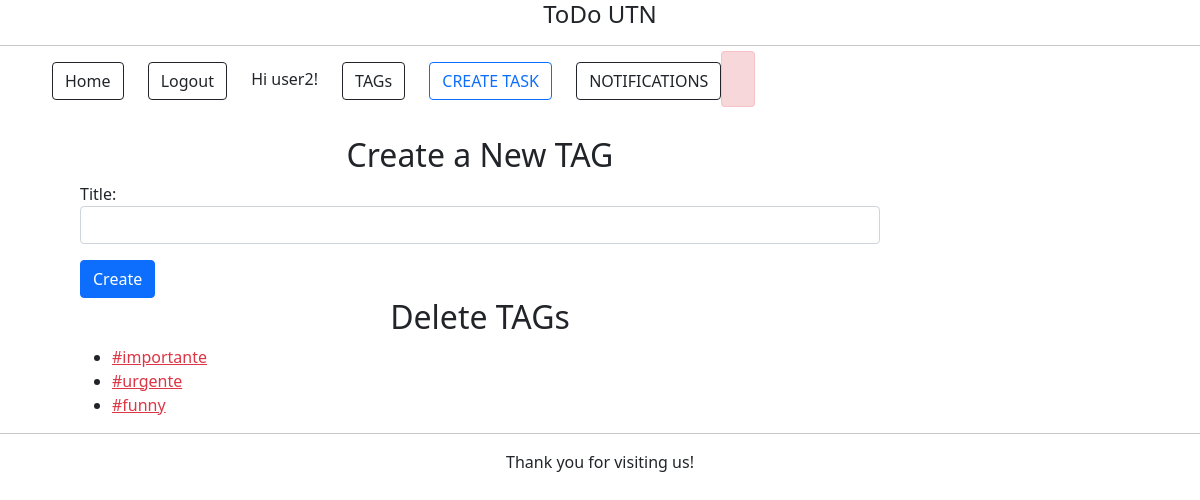
The app's page /tags/admin/ (signed in) with its own data.
### tags/models.py (models this page shows)
class Tag(models.Model):
    title = models.CharField(max_length=15)
    def __str__(self):
        return self.title

### tags/views.py (the view)
@login_required(login_url="/accounts/login/")
def tag_admin(request):
    tags = Tag.objects.all()
    if request.method == 'POST':
        form = forms.CreateTag(request.POST)
        if form.is_valid():
            tag = form.save(commit=False)
            if tag.title[0] != '#':
                tag.title = '#'+tag.title
            tag.save()
        return redirect('tasks:list')
    else:
        tags = Tag.objects.all()
        form = forms.CreateTag()
    return render(request, 'tags/tag_admin.html', {'form': form, 'tags': tags})

### tags/forms.py
class CreateTag(forms.ModelForm):
    class Meta:
        model = models.Tag
        fields = ['title']
        widgets = {
            'title': forms.TextInput(attrs={'class': 'form-control'}),
        }

### tags/templates/tags/tag_admin.html (shortened to what this page needs)
{% extends 'homepage.html' %}
{% block content %}
<br>
<div class="mb-3" style="margin-left: 5em; padding-top 10em; width: 50em;">
    <div class="create-tag">
        <h2>Create a New TAG</h2>
        <form class="site-form" action="{% url 'tags:admin' %}" method="POST">
            {{ form.as_p }}
            <input type="submit"  class="btn btn-primary" value="Create">
        </form>
    </div>
    <div class="delete-tag">
        <h2>Delete TAGs</h2>
        <ul>
        {% for tag in tags %}
            <li>
                <a class="text-danger" href="{% url 'tags:delete' tag_id=tag.id %}">{{ tag }}</a>
            </li>
        {% endfor %}
        </ul>
    </div>
</div>
{% endblock %}

### templates/homepage.html (shortened to what this page needs)
{% load static %}
<!DOCTYPE html>
<html lang="en">
<head>
    <link rel="stylesheet" href="{% static 'styles.css' %}">
    <h1>ToDo UTN</h1>
    <hr>
    <link href="https://cdn.jsdelivr.net/npm/bootstrap@5.1.3/dist/css/bootstrap.min.css" rel="stylesheet"
>
</head>
<header>
<nav>
    <ul>
        <li><a class="btn btn-outline-dark" href="{% url 'home' %}">Home</a></li>
        {% if user.is_authenticated %}
        <li>
            <form action="{% url 'accounts:logout' %}" method="POST">
                <button class="btn btn-outline-dark" type="submit">Logout</button>
            </form>
        </li>
        <li>Hi {{ user.username }}!</li>
        {% else %}
        <li><a class="btn btn-outline-dark" href="{% url 'accounts:login' %}">Login</a></li>
        <li><a class="btn btn-outline-dark" href="{% url 'accounts:signup' %}">Signup</a></li>
        {% endif %}
        <li><a class="btn btn-outline-dark" href="{% url 'tags:admin' %}">TAGs</a></li>
        <li><a class="btn btn-outline-primary" href="{% url 'tasks:create' %}">CREATE TASK</a> </li>
        <li><a class="btn btn-outline-dark" href="{% url 'notifications:list' %}">NOTIFICATIONS        </a>
        </li>
        {% if user.is_authenticated %}
         <span class="alert alert-danger">
         </span>
        {% endif %}
    </ul>
</nav>
</header>
<body>
    {% block content %}
    {% endblock %}
</body>
<hr>
<footer>Thank you for visiting us!</footer>
</html>

### static/styles.css (style rules this page uses)
h1 { font-size: 1.5em !important; }
h2 { font-size 1em !important; }
h1, h2, footer { text-align: center; }
header { grid-template-columns: 1fr 1fr; height: 50px; }
nav { justify-self: start; }
nav li { display: inline-block; margin-left: 20px; }

### records on screen
Tag: title "#importante"
Tag: title "#urgente"
Tag: title "#funny"

### other values on screen
{{ user.username }} "user2"
